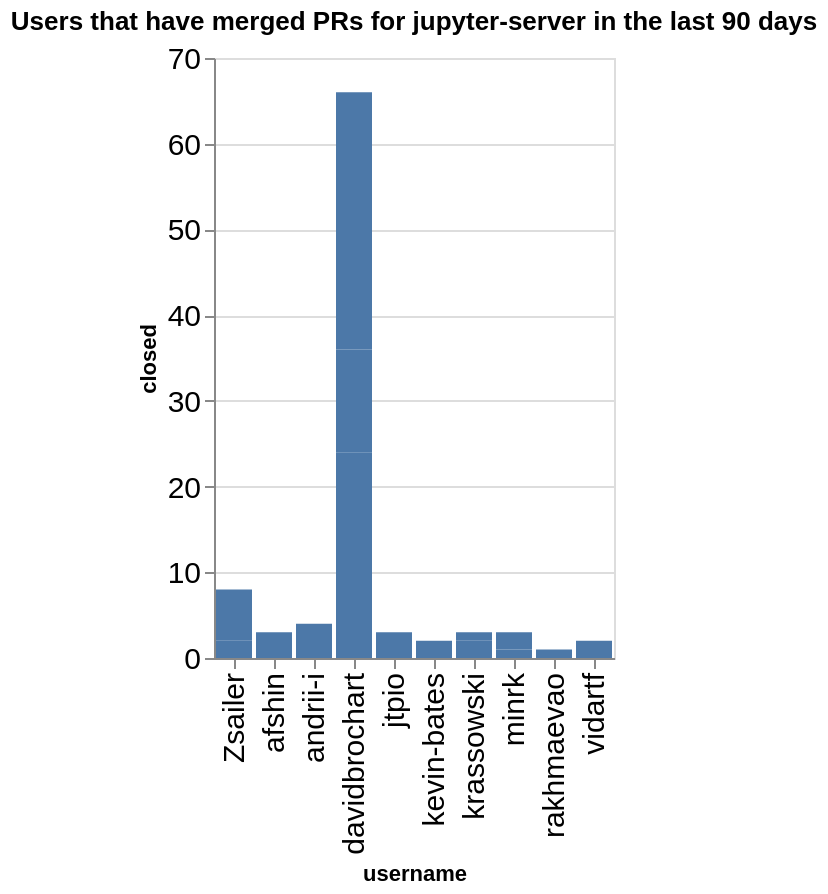

The notebook cell this image was saved under:
### Code cell
charts = []
title = f"Users that have merged PRs for {github_org} in the last {n_days} days"
ch = alt.Chart(data=closed_by_repo.replace(np.nan, 0), title=title).mark_bar().encode(
    x='username',
    y='closed',
)
ch

### Figure 1 — Vega-Lite specification as saved in the notebook (floating-point values rounded to 4 significant figures)
{"config": {"axisLeft": {"labelFontSize": 15}, "axisBottom": {"labelFontSize": 15}}, "data": {"name": "data-fa72adb33ac7c58f9da052fe0c68a569"}, "mark": {"type": "bar"}, "encoding": {"x": {"field": "username", "type": "nominal"}, "y": {"field": "closed", "type": "quantitative"}}, "title": "Users that have merged PRs for jupyter-server in the last 90 days", "$schema": "https://vega.github.io/schema/vega-lite/v5.20.1.json", "datasets": {"data-fa72adb33ac7c58f9da052fe0c68a569": [{"name": "fps", "username": "Zsailer", "closed": 2}, {"name": "fps", "username": "davidbrochart", "closed": 24}, {"name": "gateway_provisioners", "username": "kevin-bates", "closed": 2}, {"name": "jupyter-scheduler", "username": "andrii-i", "closed": 4}, {"name": "jupyter_releaser", "username": "jtpio", "closed": 3}, {"name": "jupyter_releaser", "username": "krassowski", "closed": 2}, {"name": "jupyter_server", "username": "Zsailer", "closed": 5}, {"name": "jupyter_server", "username": "afshin", "closed": 3}, {"name": "jupyter_server", "username": "minrk", "closed": 1}, {"name": "jupyter_server", "username": "vidartf", "closed": 2}, {"name": "jupyter_server_terminals", "username": "Zsailer", "closed": 1}, {"name": "jupyter_ydoc", "username": "davidbrochart", "closed": 12}, {"name": "jupyter_ydoc", "username": "krassowski", "closed": 1}, {"name": "jupyverse", "username": "davidbrochart", "closed": 30}, {"name": "jupyverse", "username": "rakhmaevao", "closed": 1}, {"name": "pytest-jupyter", "username": "minrk", "closed": 2}]}}
